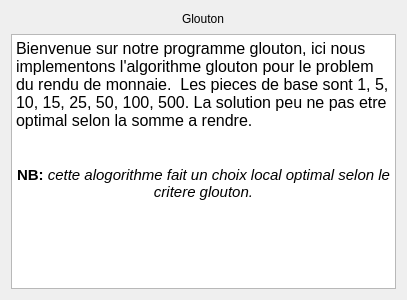
<?xml version="1.0" encoding="UTF-8"?>
<ui version="4.0">
 <class>welcome</class>
 <widget class="QDialog" name="welcome">
  <property name="geometry">
   <rect>
    <x>0</x>
    <y>0</y>
    <width>403</width>
    <height>300</height>
   </rect>
  </property>
  <property name="maximumSize">
   <size>
    <width>403</width>
    <height>300</height>
   </size>
  </property>
  <property name="windowTitle">
   <string>Dialog</string>
  </property>
  <layout class="QGridLayout" name="gridLayout">
   <item row="2" column="0">
    <widget class="QTextBrowser" name="texte">
     <property name="minimumSize">
      <size>
       <width>385</width>
       <height>255</height>
      </size>
     </property>
     <property name="maximumSize">
      <size>
       <width>385</width>
       <height>255</height>
      </size>
     </property>
     <property name="styleSheet">
      <string notr="true">font: 75 italic 11pt &quot;Arial&quot;;</string>
     </property>
     <property name="html">
      <string>&lt;!DOCTYPE HTML PUBLIC &quot;-//W3C//DTD HTML 4.0//EN&quot; &quot;http://www.w3.org/TR/REC-html40/strict.dtd&quot;&gt;
&lt;html&gt;&lt;head&gt;&lt;meta name=&quot;qrichtext&quot; content=&quot;1&quot; /&gt;&lt;style type=&quot;text/css&quot;&gt;
p, li { white-space: pre-wrap; }
&lt;/style&gt;&lt;/head&gt;&lt;body style=&quot; font-family:'Arial'; font-size:11pt; font-weight:72; font-style:italic;&quot;&gt;
&lt;p style=&quot; margin-top:0px; margin-bottom:0px; margin-left:0px; margin-right:0px; -qt-block-indent:0; text-indent:0px;&quot;&gt;&lt;span style=&quot; font-family:'Cantarell'; font-size:12pt; font-weight:400; font-style:normal;&quot;&gt;Bienvenue sur notre programme glouton, ici nous implementons l'algorithme glouton pour le problem du rendu de monnaie.  Les pieces de base sont 1, 5, 10, 15, 25, 50, 100, 500. La solution peu ne pas etre optimal selon la somme a rendre.&lt;/span&gt;&lt;/p&gt;
&lt;p style=&quot;-qt-paragraph-type:empty; margin-top:0px; margin-bottom:0px; margin-left:0px; margin-right:0px; -qt-block-indent:0; text-indent:0px; font-family:'Cantarell'; font-weight:400; font-style:normal;&quot;&gt;&lt;br /&gt;&lt;/p&gt;
&lt;p align=&quot;justify&quot; style=&quot;-qt-paragraph-type:empty; margin-top:0px; margin-bottom:0px; margin-left:0px; margin-right:0px; -qt-block-indent:0; text-indent:0px; font-family:'Cantarell'; font-weight:400; font-style:normal;&quot;&gt;&lt;br /&gt;&lt;/p&gt;
&lt;p align=&quot;center&quot; style=&quot; margin-top:0px; margin-bottom:0px; margin-left:0px; margin-right:0px; -qt-block-indent:0; text-indent:0px;&quot;&gt;&lt;span style=&quot; font-family:'Cantarell'; font-weight:600; font-style:normal;&quot;&gt;NB:&lt;/span&gt;&lt;span style=&quot; font-family:'Cantarell'; font-weight:400; font-style:normal;&quot;&gt; &lt;/span&gt;&lt;span style=&quot; font-family:'Cantarell'; font-weight:400;&quot;&gt;cette alogorithme fait un choix local optimal selon le critere glouton.&lt;/span&gt;&lt;/p&gt;
&lt;p style=&quot;-qt-paragraph-type:empty; margin-top:0px; margin-bottom:0px; margin-left:0px; margin-right:0px; -qt-block-indent:0; text-indent:0px; font-family:'Cantarell'; font-weight:400; font-style:normal;&quot;&gt;&lt;br /&gt;&lt;/p&gt;&lt;/body&gt;&lt;/html&gt;</string>
     </property>
    </widget>
   </item>
   <item row="1" column="0" alignment="Qt::AlignHCenter|Qt::AlignVCenter">
    <widget class="QLabel" name="titre">
     <property name="styleSheet">
      <string notr="true">font: 14pt &quot;Arial&quot;;</string>
     </property>
     <property name="text">
      <string>Glouton</string>
     </property>
    </widget>
   </item>
  </layout>
 </widget>
 <resources/>
 <connections/>
</ui>
